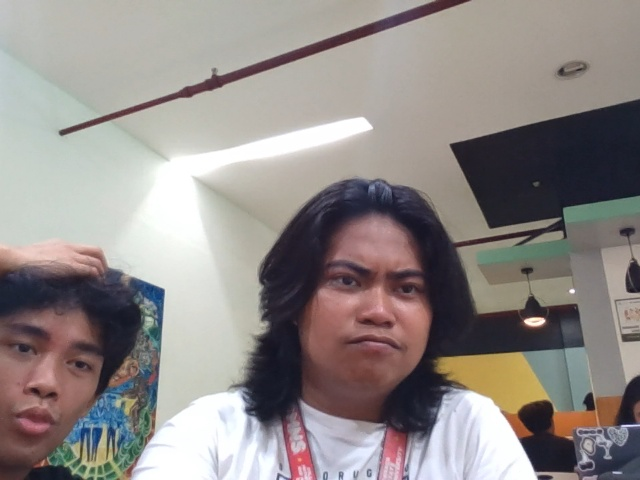
#> input picture samples/me.jpg, 640 x 480 px
$ python main.py --input samples/me.jpg
#> lines starting #> are read from the running program, lines starting #| are printed output that depends on the picture; after the words box and inside, x2 and y2 are one past the last pixel; in counts of white or black regions, pixels touching at a corner belong together
"""
Auto ID Photo Maker  -  CSC 126 Computer Vision Midterm
-------------------------------------------------------
Takes a personal photo and produces a print-ready ID photo sheet.

Pipeline (CV topics used):
  1. Image Operations ............ load, resize, CLAHE brightness/contrast, tiling
  2. Haar Cascade Classifier ..... detect face + eyes
  3. Analysis & Transformation ... rotate to level the eyes, crop by face ratio, resize
  4. Image Segmentation .......... GrabCut background removal -> solid color

Usage:
  python main.py --input samples/me.jpg
  python main.py --input samples/me.jpg --bg blue --size passport --show
  python main.py --webcam            # press SPACE to capture, ESC to quit
"""

import argparse
import os
import sys

import cv2
import numpy as np

OUT_DIR = "outputs"

BG_COLORS = {  # BGR
    "white": (255, 255, 255),
    "blue": (204, 102, 0),
    "red": (0, 0, 200),
}

# name: (width_ratio, height_ratio, output_px_w, output_px_h)  @ 300 DPI
PHOTO_SIZES = {
    "2x2": (600, 600),        # 2 x 2 inch
    "passport": (413, 531),   # 35 x 45 mm
}


# ---------------------------------------------------------------- 1. IMAGE OPERATIONS
def load_image(path, max_side=900):
    """Read the image and shrink it so processing stays fast."""
    img = cv2.imread(path)
    if img is None:
        sys.exit(f"[error] Could not read image: {path}")
    h, w = img.shape[:2]
    scale = max_side / max(h, w)
    if scale < 1:
        img = cv2.resize(img, None, fx=scale, fy=scale, interpolation=cv2.INTER_AREA)
    return img


def enhance(img):
    """Fix lighting with CLAHE on the L channel (keeps colors natural)."""
    lab = cv2.cvtColor(img, cv2.COLOR_BGR2LAB)
    l, a, b = cv2.split(lab)
    clahe = cv2.createCLAHE(clipLimit=2.0, tileGridSize=(8, 8))
    l = clahe.apply(l)
    return cv2.cvtColor(cv2.merge((l, a, b)), cv2.COLOR_LAB2BGR)


def make_sheet(photo, sheet_w=1800, sheet_h=1200, gap=20, margin=30):
    """Tile the ID photo on a 6x4 inch (300 DPI) sheet, with thin cut lines."""
    ph, pw = photo.shape[:2]
    cols = (sheet_w - 2 * margin + gap) // (pw + gap)
    rows = (sheet_h - 2 * margin + gap) // (ph + gap)
    sheet = np.full((sheet_h, sheet_w, 3), 255, np.uint8)

    grid_w = cols * pw + (cols - 1) * gap
    grid_h = rows * ph + (rows - 1) * gap
    x0 = (sheet_w - grid_w) // 2
    y0 = (sheet_h - grid_h) // 2

    for r in range(rows):
        for c in range(cols):
            x = x0 + c * (pw + gap)
            y = y0 + r * (ph + gap)
            sheet[y:y + ph, x:x + pw] = photo
            cv2.rectangle(sheet, (x, y), (x + pw - 1, y + ph - 1), (180, 180, 180), 1)
    return sheet, rows * cols


# ---------------------------------------------------------------- 2. HAAR CASCADE
def detect_face_and_eyes(img):
    """Return (face_box, [eye_boxes]) using Haar cascades. Boxes are (x, y, w, h)."""
    gray = cv2.cvtColor(img, cv2.COLOR_BGR2GRAY)
    equalized = cv2.equalizeHist(gray)

    face_cascade = cv2.CascadeClassifier(
        cv2.data.haarcascades + "haarcascade_frontalface_default.xml")
    if face_cascade.empty():
        sys.exit("[error] OpenCV face cascade could not be loaded.")
    eye_cascade = cv2.CascadeClassifier(
        cv2.data.haarcascades + "haarcascade_eye.xml")
    if eye_cascade.empty():
        sys.exit("[error] OpenCV eye cascade could not be loaded.")

    faces = []
    for source in (gray, equalized):
        for scale_factor, neighbors in ((1.05, 6), (1.1, 5)):
            detected = face_cascade.detectMultiScale(
                source, scaleFactor=scale_factor, minNeighbors=neighbors,
                minSize=(80, 80))
            faces.extend(tuple(face) for face in detected)
    if len(faces) == 0:
        return None, []

    # Prefer the largest face, which is normally the subject in an ID photo.
    face = max(faces, key=lambda f: f[2] * f[3])
    fx, fy, fw, fh = face

    # Eyes are only in the upper part of the face -> smaller search area, fewer false hits
    roi_y1 = fy
    roi_y2 = min(gray.shape[0], fy + int(fh * 0.6))
    roi_x1 = max(0, fx)
    roi_x2 = min(gray.shape[1], fx + fw)
    eye_candidates = []
    for source in (gray, equalized):
        roi = source[roi_y1:roi_y2, roi_x1:roi_x2]
        detected = eye_cascade.detectMultiScale(
            roi, scaleFactor=1.05, minNeighbors=7,
            minSize=(max(fw // 12, 8), max(fw // 12, 8)))
        eye_candidates.extend(
            (roi_x1 + ex, roi_y1 + ey, ew, eh)
            for ex, ey, ew, eh in detected)

    # Keep plausible, non-overlapping candidates and choose the pair with the
    # strongest size and left/right separation.
    candidates = []
    for eye in eye_candidates:
        ex, ey, ew, eh = eye
        if ey + eh / 2 <= fy + fh * 0.55 and fw * 0.06 <= ew <= fw * 0.45:
            if not any(
                abs(ex - other[0]) < 0.25 * ew
                and abs(ey - other[1]) < 0.25 * eh
                for other in candidates
            ):
                candidates.append(eye)

    best_pair = None
    best_score = float("-inf")
    for index, first in enumerate(candidates):
        for second in candidates[index + 1:]:
            left, right = sorted((first, second), key=lambda eye: eye[0])
            left_center = (left[0] + left[2] / 2, left[1] + left[3] / 2)
            right_center = (right[0] + right[2] / 2, right[1] + right[3] / 2)
            separation = right_center[0] - left_center[0]
            vertical_gap = abs(right_center[1] - left_center[1])
            if separation < 0.2 * fw or vertical_gap > 0.25 * fh:
                continue
            score = (
                min(left[2] * left[3], right[2] * right[3])
                + separation * 0.2
                - vertical_gap * 0.5
            )
            if score > best_score:
                best_pair, best_score = [left, right], score
    eyes = best_pair or []
    return tuple(face), eyes


def draw_detections(img, face, eyes):
    vis = img.copy()
    x, y, w, h = face
    cv2.rectangle(vis, (x, y), (x + w, y + h), (0, 255, 0), 2)
    for ex, ey, ew, eh in eyes:
        cv2.rectangle(vis, (ex, ey), (ex + ew, ey + eh), (255, 128, 0), 2)
    return vis


# ---------------------------------------------------------------- 3. TRANSFORMATION
def align_by_eyes(img, face, eyes):
    """Rotate the image so the line between the eyes is horizontal."""
    if len(eyes) < 2:
        print("[warn] Could not find both eyes - skipping alignment.")
        return img, face, 0.0

    (x1, y1, w1, h1), (x2, y2, w2, h2) = eyes
    c1 = (x1 + w1 / 2, y1 + h1 / 2)
    c2 = (x2 + w2 / 2, y2 + h2 / 2)
    angle = float(np.degrees(np.arctan2(c2[1] - c1[1], c2[0] - c1[0])))

    center = ((c1[0] + c2[0]) / 2, (c1[1] + c2[1]) / 2)
    M = cv2.getRotationMatrix2D(center, angle, 1.0)
    h, w = img.shape[:2]
    rotated = cv2.warpAffine(img, M, (w, h), flags=cv2.INTER_CUBIC,
                             borderMode=cv2.BORDER_REPLICATE)

    # Move the face box with the same rotation using all corners.
    fx, fy, fw, fh = face
    corners = np.array([
        [fx, fy, 1.0],
        [fx + fw, fy, 1.0],
        [fx, fy + fh, 1.0],
        [fx + fw, fy + fh, 1.0],
    ])
    rotated_corners = corners @ M.T
    min_x, min_y = np.min(rotated_corners, axis=0)
    max_x, max_y = np.max(rotated_corners, axis=0)
    new_face = (
        max(0, int(min_x)),
        max(0, int(min_y)),
        min(w - max(0, int(min_x)), max(1, int(max_x - min_x))),
        min(h - max(0, int(min_y)), max(1, int(max_y - min_y))),
    )
    return rotated, new_face, angle


def crop_to_id(img, face, out_size, bg_color):
    """Crop around the face so the head fills ~half the photo height, then resize."""
    out_w, out_h = out_size
    ratio = out_w / out_h
    fx, fy, fw, fh = face

    crop_h = fh * 2.2
    crop_w = crop_h * ratio
    cx = fx + fw / 2
    cy = fy + fh * 0.55

    x0, x1 = int(cx - crop_w / 2), int(cx + crop_w / 2)
    y0, y1 = int(cy - crop_h / 2), int(cy + crop_h / 2)

    # Pad with the background color if the crop goes outside the image
    h, w = img.shape[:2]
    pad_l, pad_t = max(0, -x0), max(0, -y0)
    pad_r, pad_b = max(0, x1 - w), max(0, y1 - h)
    if any((pad_l, pad_t, pad_r, pad_b)):
        img = cv2.copyMakeBorder(img, pad_t, pad_b, pad_l, pad_r,
                                 cv2.BORDER_CONSTANT, value=bg_color)
        x0, x1, y0, y1 = x0 + pad_l, x1 + pad_l, y0 + pad_t, y1 + pad_t

    crop = img[y0:y1, x0:x1]
    return cv2.resize(crop, (out_w, out_h), interpolation=cv2.INTER_AREA)


# ---------------------------------------------------------------- 4. SEGMENTATION
def replace_background(img, face, bg_color):
    """GrabCut segmentation seeded from the detected face, then paste on a solid color."""
    h, w = img.shape[:2]
    fx, fy, fw, fh = face

    def clamp(v, lo, hi):
        return int(max(lo, min(hi, v)))

    mask = np.full((h, w), cv2.GC_BGD, np.uint8)

    # Probably foreground: head + shoulders region around the face
    x0, x1 = clamp(fx - 0.8 * fw, 0, w), clamp(fx + 1.8 * fw, 0, w)
    y0 = clamp(fy - 0.5 * fh, 0, h)
    mask[y0:h, x0:x1] = cv2.GC_PR_FGD

    # Always keep a thin border as sure background (close-up photos can fill the frame)
    bw = max(int(0.04 * w), 5)
    bh = max(int(0.04 * h), 5)
    mask[:bh, :] = cv2.GC_BGD
    mask[:, :bw] = cv2.GC_BGD
    mask[:, w - bw:] = cv2.GC_BGD

    # Definitely foreground: the middle of the face
    mask[clamp(fy + 0.2 * fh, 0, h):clamp(fy + 0.9 * fh, 0, h),
         clamp(fx + 0.2 * fw, 0, w):clamp(fx + 0.8 * fw, 0, w)] = cv2.GC_FGD

    bgd_model = np.zeros((1, 65), np.float64)
    fgd_model = np.zeros((1, 65), np.float64)
    cv2.grabCut(img, mask, None, bgd_model, fgd_model, 5, cv2.GC_INIT_WITH_MASK)

    fg = np.where((mask == cv2.GC_FGD) | (mask == cv2.GC_PR_FGD), 255, 0).astype(np.uint8)

    # Clean up the mask, then soften the edge
    kernel = cv2.getStructuringElement(cv2.MORPH_ELLIPSE, (7, 7))
    fg = cv2.morphologyEx(fg, cv2.MORPH_OPEN, kernel)
    fg = cv2.morphologyEx(fg, cv2.MORPH_CLOSE, kernel)
    alpha = cv2.GaussianBlur(fg, (7, 7), 0).astype(np.float32) / 255.0
    alpha = alpha[..., None]

    bg = np.full_like(img, bg_color)
    out = (img * alpha + bg * (1 - alpha)).astype(np.uint8)
    return out, fg


# ---------------------------------------------------------------- INPUT HELPERS
# [58 lines left out: functions apply_camera_flip, capture_from_webcam, not called in this run]


def save(name, img):
    os.makedirs(OUT_DIR, exist_ok=True)
    path = os.path.join(OUT_DIR, name)
    cv2.imwrite(path, img)
    return path


# ---------------------------------------------------------------- MAIN
def main():
    ap = argparse.ArgumentParser(description="Auto ID Photo Maker")
    ap.add_argument("--input", help="path to your photo")
    ap.add_argument("--webcam", action="store_true", help="capture the photo from webcam")
    ap.add_argument(
        "--camera-flip",
        choices=("none", "horizontal", "vertical", "both"),
        default="horizontal",
        help="correct webcam orientation (default: horizontal mirror correction)",
    )
    ap.add_argument("--bg", choices=BG_COLORS.keys(), default="white")
    ap.add_argument("--size", choices=PHOTO_SIZES.keys(), default="2x2")
    ap.add_argument("--show", action="store_true", help="display each step in a window")
    args = ap.parse_args()

    if args.webcam:
        args.input = capture_from_webcam(flip_mode=args.camera_flip)
    if not args.input:
        ap.error("provide --input <photo> or use --webcam")

    bg_color = BG_COLORS[args.bg]

    # 1. Load + detect (Haar)
    img = load_image(args.input)
#> in load_image, img is the input picture: shape (480, 640, 3); mean B, G, R 136, 138.4, 145.1
    face, eyes = detect_face_and_eyes(img)
#> in detect_face_and_eyes, `equalized = cv2.equalizeHist(gray)`:
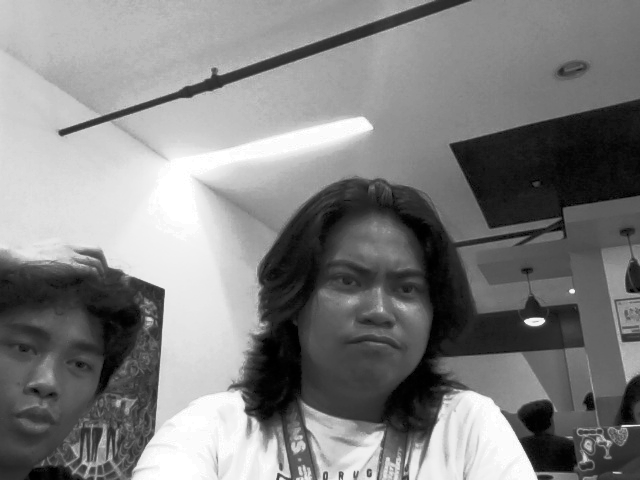
#> equalized: shape (480, 640); min 0, max 255, mean 128.3
#> the loop in detect_face_and_eyes, `for source in (gray, equalized):` made 2 passes
#> after the loop in detect_face_and_eyes, `for source in (gray, equalized):`: faces = [(296, 224, 155, 155), (296, 225, 152, 152), (297, 224, 154, 154), (296, 225, 153, 153)]
#> in detect_face_and_eyes, `face = max(faces, key=lambda f: f[2] * f[3])`: face = (296, 224, 155, 155)
#> in detect_face_and_eyes, `fx, fy, fw, fh = face`: fx = 296; fy = 224; fw = 155
#> in detect_face_and_eyes, `roi_y1 = fy`: roi_y1 = 224
#> in detect_face_and_eyes, `roi_y2 = min(gray.shape[0], fy + int(fh * 0.6))`: roi_y2 = 317
#> in detect_face_and_eyes, `roi_x1 = max(0, fx)`: roi_x1 = 296
#> in detect_face_and_eyes, `roi_x2 = min(gray.shape[1], fx + fw)`: roi_x2 = 451
#> the loop in detect_face_and_eyes, `for source in (gray, equalized):` made 2 passes
#> detected on passes 1 to 2: [[94, 49, 32, 32], [33, 41, 32, 32]], [[36, 43, 28, 28], [100, 53, 23, 23]]
#> pass 1, in detect_face_and_eyes, `roi = source[roi_y1:roi_y2, roi_x1:roi_x2]`:
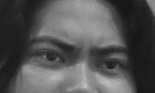
#> roi: shape (93, 155); min 21, max 202, mean 83.9
#> after the loop in detect_face_and_eyes, `for source in (gray, equalized):`: eye_candidates = [(390, 273, 32, 32), (329, 265, 32, 32), (332, 267, 28, 28), (396, 277, 23, 23)]
#> the loop in detect_face_and_eyes, `for eye in eye_candidates:` made 4 passes
#> after the loop in detect_face_and_eyes, `for eye in eye_candidates:`: candidates = [(390, 273, 32, 32), (329, 265, 32, 32), (396, 277, 23, 23)]
#> the loop in detect_face_and_eyes, `for index, first in enumerate(candidates):` made 3 passes
#> after the loop in detect_face_and_eyes, `for index, first in enumerate(candidates):`: best_pair = [(329, 265, 32, 32), (390, 273, 32, 32)]; best_score = 1032.2
#> in detect_face_and_eyes, `eyes = best_pair or []`: eyes = [(329, 265, 32, 32), (390, 273, 32, 32)]
#> face = (296, 224, 155, 155); eyes = [(329, 265, 32, 32), (390, 273, 32, 32)]
    if face is None:
        sys.exit("[error] No face found. Use a front-facing, well-lit photo.")
    print(f"[info] Face found. Eyes detected: {len(eyes)}")
#| [info] Face found. Eyes detected: 2
    detection = draw_detections(img, face, eyes)
#> in draw_detections, `x, y, w, h = face`: x = 296; y = 224; w = 155
#> in draw_detections, `cv2.rectangle(vis, (x, y), (x + w, y + h), (0, 255, 0), 2)`: vis: shape (480, 640, 3); 0.6% of pixels changed, all inside (x1, y1, x2, y2) = (295, 223, 453, 381)
#> the loop in draw_detections, `for ex, ey, ew, eh in eyes:` made 2 passes
#> after the loop in draw_detections, `for ex, ey, ew, eh in eyes:`:
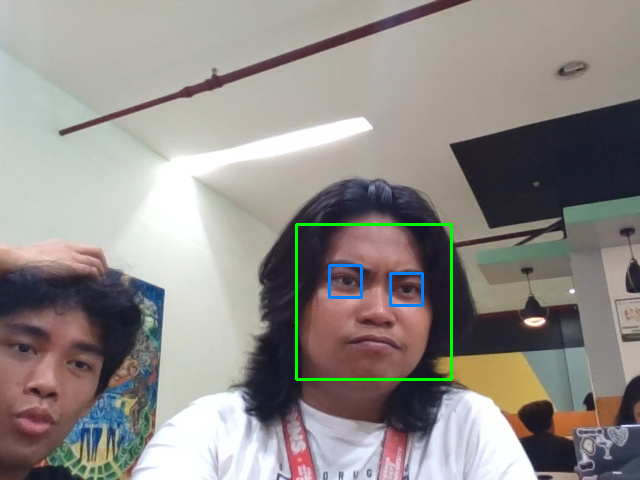
#> vis: shape (480, 640, 3); mean B, G, R 136.1, 139.7, 144.4
    save("01_detection.jpg", detection)

    # 2. Align (transformation)
    aligned, face, angle = align_by_eyes(img, face, eyes)
#> in align_by_eyes, `(x1, y1, w1, h1), (x2, y2, w2, h2) = eyes`: x1 = 329; y1 = 265; w1 = 32; x2 = 390; y2 = 273; w2 = 32
#> in align_by_eyes, `c1 = (x1 + w1 / 2, y1 + h1 / 2)`: c1 = (345, 281)
#> in align_by_eyes, `c2 = (x2 + w2 / 2, y2 + h2 / 2)`: c2 = (406, 289)
#> in align_by_eyes, `angle = float(np.degrees(np.arctan2(c2[1] - c1[1], c2[0] - c1[0])))`: angle = 7.47
#> in align_by_eyes, `center = ((c1[0] + c2[0]) / 2, (c1[1] + c2[1]) / 2)`: center = (375.5, 285)
#> in align_by_eyes, `M = cv2.getRotationMatrix2D(center, angle, 1.0)`: M = [[0.992, 0.13, -33.87], [-0.13, 0.992, 51.25]]
#> in align_by_eyes, `fx, fy, fw, fh = face`: fx = 296; fy = 224; fw = 155
#> in align_by_eyes, `corners = np.array([ [fx, fy, 1.0], [fx + fw, fy, 1.0], [fx, fy + fh, ..`: corners = [[296, 224, 1], [451, 224, 1], [296, 379, 1], [451, 379, 1]]
#> in align_by_eyes, `rotated_corners = corners @ M.T`: rotated_corners = [[288.7, 234.9], [442.4, 214.7], [308.9, 388.5], [462.6, 368.4]]
#> in align_by_eyes, `min_x, min_y = np.min(rotated_corners, axis=0)`: min_x = 288.7; min_y = 214.7
#> in align_by_eyes, `max_x, max_y = np.max(rotated_corners, axis=0)`: max_x = 462.6; max_y = 388.5
#> in align_by_eyes, `new_face = ( max(0, int(min_x)), max(0, int(min_y)), min(w - max(0, in..`: new_face = (288, 214, 173, 173)
#> face = (288, 214, 173, 173); angle = 7.47
    print(f"[info] Rotated by {angle:.2f} degrees")
#| [info] Rotated by 7.47 degrees
    save("02_aligned.jpg", aligned)

    # 3. Brightness / contrast (image operations)
    enhanced = enhance(aligned)
#> in enhance, `lab = cv2.cvtColor(img, cv2.COLOR_BGR2LAB)`: lab: shape (480, 640, 3); mean of channels 0, 1, 2 145.1, 130.8, 130
#> in enhance, `return cv2.cvtColor(cv2.merge((l, a, b)), cv2.COLOR_LAB2BGR)`:
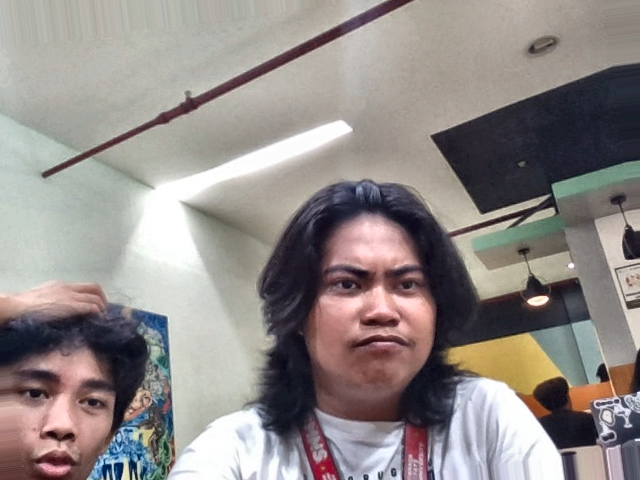
#> returned value: shape (480, 640, 3); mean B, G, R 136.2, 138.6, 145.6
    save("03_enhanced.jpg", enhanced)

    # 4. Background removal (segmentation)
    segmented, mask = replace_background(enhanced, face, bg_color)
#> in replace_background, `fx, fy, fw, fh = face`: fx = 288; fy = 214; fw = 173
#> in replace_background, `mask = np.full((h, w), cv2.GC_BGD, np.uint8)`: mask: shape (480, 640); every value is 0
#> in replace_background, `x0, x1 = clamp(fx - 0.8 * fw, 0, w), clamp(fx + 1.8 * fw, 0, w)`: x0 = 149; x1 = 599
#> in replace_background, `y0 = clamp(fy - 0.5 * fh, 0, h)`: y0 = 127
#> in replace_background, `mask[y0:h, x0:x1] = cv2.GC_PR_FGD`: mask: shape (480, 640); values 0 (black) and 3 (white), 51.7% white; 1 black region, box (x1, y1, x2, y2) and area: (0, 0, 640, 480) 148350
#> in replace_background, `mask[clamp(fy + 0.2 * fh, 0, h):clamp(fy + 0.9 * fh, 0, h), clamp(fx +..`:
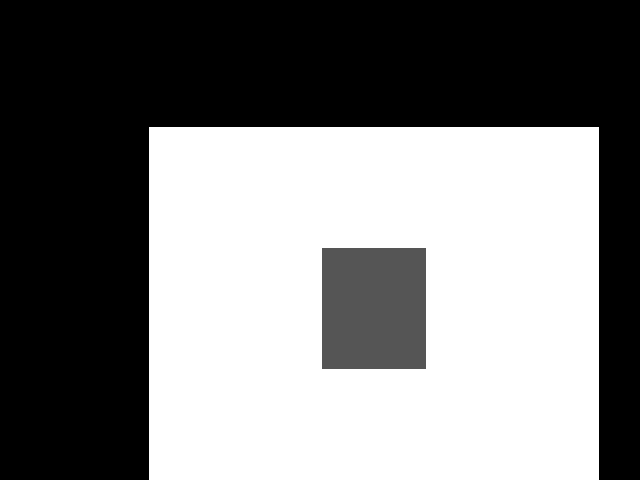
#> mask: shape (480, 640); min 0, max 3, mean 1.47; drawn with min black and max white
#> in replace_background, `fg = np.where((mask == cv2.GC_FGD) | (mask == cv2.GC_PR_FGD), 255, 0)...`: fg: shape (480, 640); 31.3% white; 4 white regions (1 under 20 px), largest, box (x1, y1, x2, y2) and area: (149, 179, 599, 480) 90248, (149, 127, 331, 266) 5967, (568, 263, 574, 268) 24
#> in replace_background, `fg = cv2.morphologyEx(fg, cv2.MORPH_OPEN, kernel)`: fg: shape (480, 640); 31.2% white; 3 white regions, box (x1, y1, x2, y2) and area: (153, 179, 599, 480) 89701, (149, 127, 331, 266) 5945, (518, 195, 556, 220) 335
#> in replace_background, `fg = cv2.morphologyEx(fg, cv2.MORPH_CLOSE, kernel)`: fg: shape (480, 640); 31.3% white; 2 white regions, box (x1, y1, x2, y2) and area: (153, 179, 599, 480) 90292, (149, 127, 331, 266) 5962
#> in replace_background, `out = (img * alpha + bg * (1 - alpha)).astype(np.uint8)`:
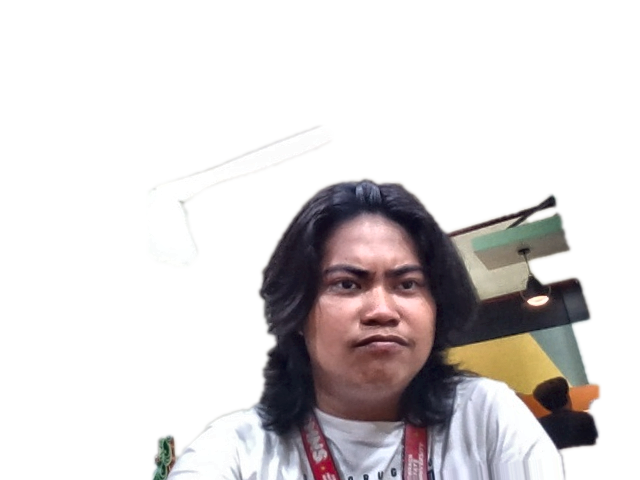
#> out: shape (480, 640, 3); mean B, G, R 213.4, 213, 217
    save("04_mask.jpg", mask)
    save("05_background_replaced.jpg", segmented)

    # 5. Crop + resize, then tile on a print sheet
    photo = crop_to_id(segmented, face, PHOTO_SIZES[args.size], bg_color)
#> in crop_to_id, `fx, fy, fw, fh = face`: fx = 288; fy = 214; fw = 173
#> in crop_to_id, `crop_h = fh * 2.2`: crop_h = 380.6
#> in crop_to_id, `cx = fx + fw / 2`: cx = 374.5
#> in crop_to_id, `cy = fy + fh * 0.55`: cy = 309.1
#> in crop_to_id, `x0, x1 = int(cx - crop_w / 2), int(cx + crop_w / 2)`: x0 = 184; x1 = 564
#> in crop_to_id, `y0, y1 = int(cy - crop_h / 2), int(cy + crop_h / 2)`: y0 = 118; y1 = 499
#> in crop_to_id, `pad_l, pad_t = max(0, -x0), max(0, -y0)`: pad_l = 0
#> in crop_to_id, `pad_r, pad_b = max(0, x1 - w), max(0, y1 - h)`: pad_b = 19
    save("06_id_photo.jpg", photo)
    sheet, count = make_sheet(photo)
#> after the loop in make_sheet, `for r in range(rows):`:
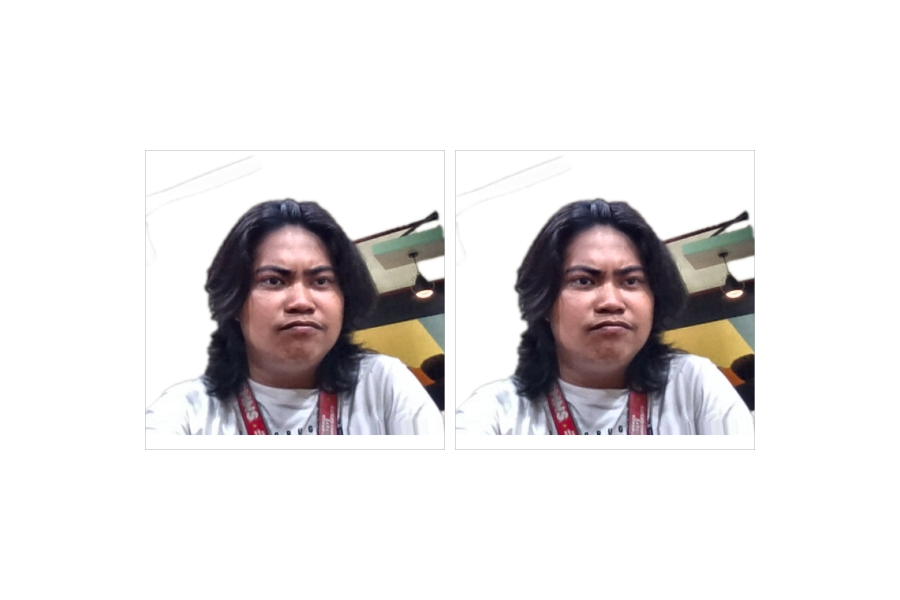
#> sheet: shape (1200, 1800, 3) (shown at 1/2 size); mean B, G, R 227.4, 227, 229.8
#> count = 2
    save("07_print_sheet.jpg", sheet)
    print(f"[done] Saved {count} photos on a 6x4 inch sheet in '{OUT_DIR}/'")
#| [done] Saved 2 photos on a 6x4 inch sheet in 'outputs/'

    if args.show:
        for title, im in [("1 Detection", detection), ("2 Mask", mask),
                          ("3 ID Photo", photo), ("4 Sheet", sheet)]:
            cv2.imshow(title, im)
        print("Press any key in a window to close.")
        cv2.waitKey(0)
        cv2.destroyAllWindows()


if __name__ == "__main__":
    main()
